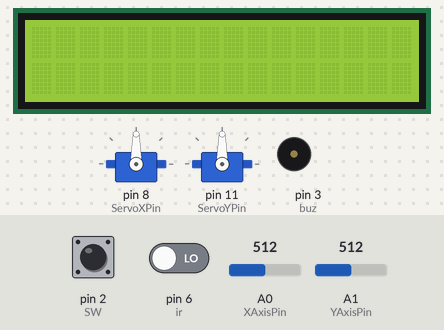
This sketch was run on a simulated Arduino Uno, built with avr-gcc and run on an emulated ATmega328P. Shown: 16×2 character LCD, 2 × servo, buzzer (waves = sounding, pin HIGH). The test bench sets the inputs (shaded band); at power-on: pin 2 (SW) HIGH, pin 6 (ir) LOW, A0 (XAxisPin) = 512, A1 (YAxisPin) = 512. At 7.1 s the program stops and its outputs stay as they are.

Above: at 0.8 s.
0.9 s: pin 2 (SW) pulled LOW for 0.15 s
At 1.8 s:
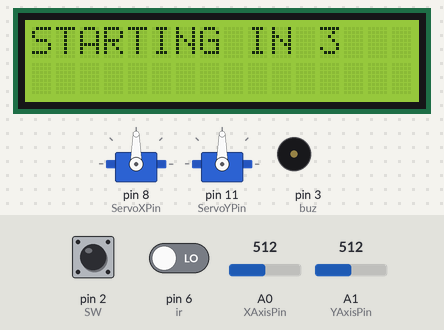
At 3.5 s:
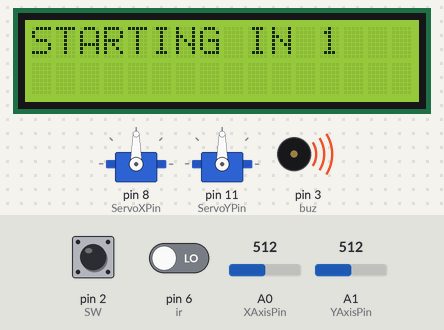
4.0 s: pin 6 (ir) driven HIGH
At 4.5 s:
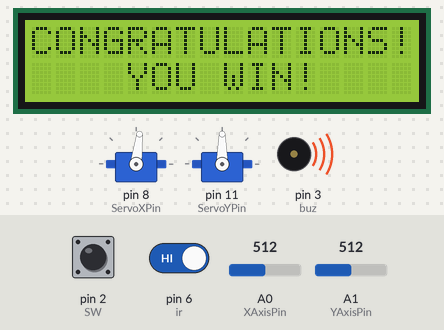
Timing chart, 0 to 7.5 s (numbered marks = the images above; inputs shaded):
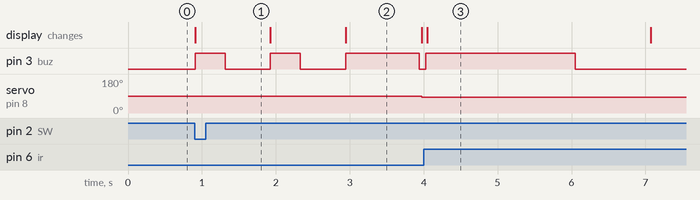

The sketch:

maze_final_2.0.ino
```cpp
#include <Wire.h>
#include <Servo.h>
#include <LiquidCrystal_I2C.h>
LiquidCrystal_I2C lcd(0x27,16,2);
Servo myServoX;

Servo myServoY;
int ir = 6;
int buz = 3;
int ServoXPin = 8;

int ServoYPin = 11;

int XAxisPin = A0;

int YAxisPin = A1;

int SW = 2;
unsigned long start, end, time;
unsigned long pre = 0;
int m , s, ms;
void setup()

{
  pinMode (buz, OUTPUT);
  lcd.begin();
  lcd.clear();
  lcd.backlight();

  myServoX.attach(ServoXPin);

  myServoY.attach(ServoYPin);

  pinMode(SW, INPUT_PULLUP);


  int i = 0;
  while(i== 0){
    if(digitalRead(SW)== 0){
      i = 1;
    }
  }

  lcd.setCursor(0, 0);
  lcd.print("STARTING IN 3");
  digitalWrite(buz,HIGH);
  delay(400);
  digitalWrite(buz,LOW);
  delay(600);
  lcd.clear();
  lcd.print("STARTING IN 2");
  digitalWrite(buz,HIGH);
  delay(400);
  digitalWrite(buz,LOW);
  delay(600);
  lcd.clear();
  lcd.print("STARTING IN 1");
  digitalWrite(buz,HIGH);
  delay(1000);
  digitalWrite(buz,LOW);
  lcd.clear();
  start = millis();
  //Serial.begin(9600);
}

void loop()

{
      //Serial.println(String(map(analogRead(XAxisPin), 0, 1023, 40, 140)));
      myServoX.write(map(analogRead(XAxisPin), 0, 1023, 53, 113));
      myServoY.write(map(analogRead(YAxisPin), 0, 1023, 120, 60));
      unsigned long over;
      end = millis();
      time = end - start;
      over=time%3600000;
      m=int(over/60000);
      over=over%60000;
      s=int(over/1000);
      lcd.setCursor(0, 0);
      lcd.print("Time passed : ");
      int a = 0;
      if (a == 0){
        lcd.setCursor(0, 1);
        lcd.print(String(m) + "min " + String(s) + "sec");
        a = 1;
      }
      else{
        if(end - pre > 1000){
        lcd.clear();
        lcd.setCursor(0, 1);
        lcd.print(String(m) + "min " + String(s) + "sec");
        end = pre;
      }
      }

      // digitalWrite(tPin,LOW);
      // delayMicroseconds(2);
      // digitalWrite(tPin, HIGH);
      // delayMicroseconds(10);
      // digitalWrite(tPin,LOW);
      // int duration = pulseIn(ePin, HIGH);
      // int distance = duration * 0.034/2;
      if (digitalRead(ir) == 1){
        lcd.clear();
        digitalWrite(buz,HIGH);
        lcd.setCursor(0, 0);
        lcd.print("CONGRATULATIONS!");
        lcd.setCursor(4, 1);
        lcd.print("YOU WIN!");
        delay(2000);

        digitalWrite(buz,LOW);
        delay(1000);
        lcd.clear();
        lcd.setCursor(1, 0);
        lcd.print("YOUR RECORD :");
        lcd.setCursor(4, 1);
        lcd.print(String(m) + "min " + String(s) + "sec");;

        exit(0);
      }
      else{
        lcd.clear();
      }


//this code is short one and servo will have an accurate angle with respect to joystick


}
```

Measured:
- after the input at 0.9 s, pin 3 (buz): goes HIGH 0.40 s, LOW 0.61 s, HIGH 0.40 s, LOW 0.61 s, HIGH 1.0 s, then LOW, starting at once; servo on pin 8 (ServoXPin): 90° → 83° after 3.1 s; the display: changes at once (image 1)
- after the input at 4.0 s, pin 3 (buz): LOW → HIGH at once, → LOW 2.0 s later; the display: changes after 0.05 s (image 3)
- what the display in image 2 shows lasts 1.1 s, from 2.9 s to 4.0 s
